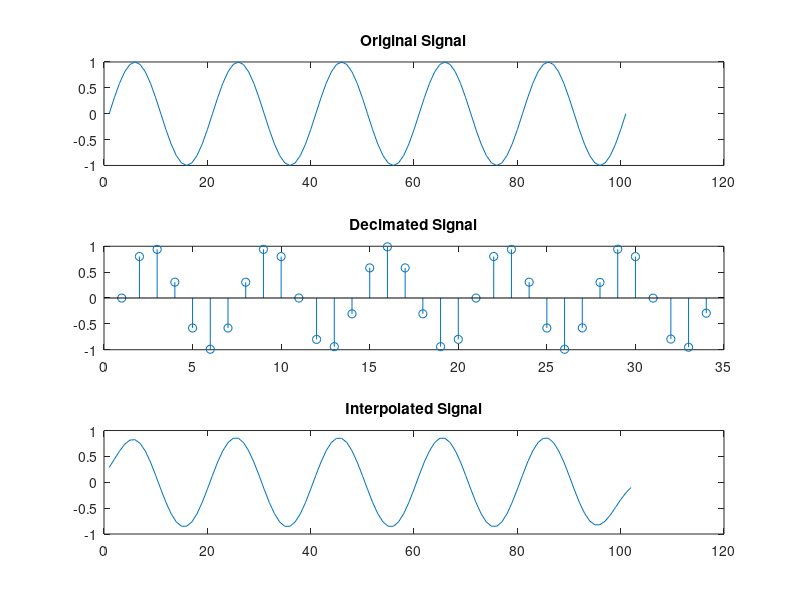

This figure's MATLAB source:

clc; clear all; close all;

t = 0:0.01:1;
d = 3;

x = sin(2*pi*5*t);

y = decimate(x,d);
y1 = interp(y,d);

subplot(3,1,1);
plot(x);
title('Original Signal');

subplot(3,1,2);
stem(y);
title('Decimated Signal');

subplot(3,1,3);
plot(y1);
title('Interpolated Signal');
